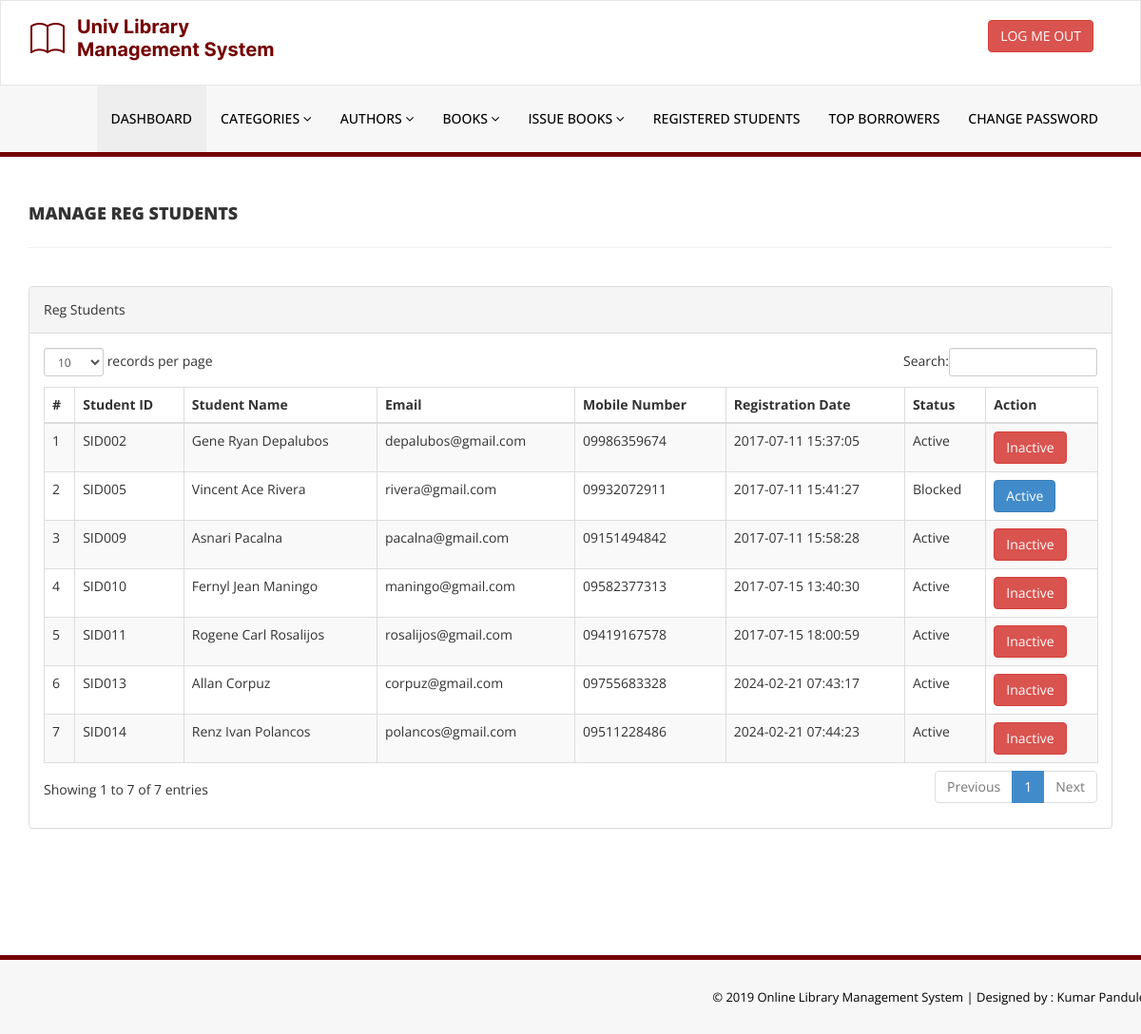
/library/admin/reg-students.php (signed in), run on an earlier commit of the app's database.
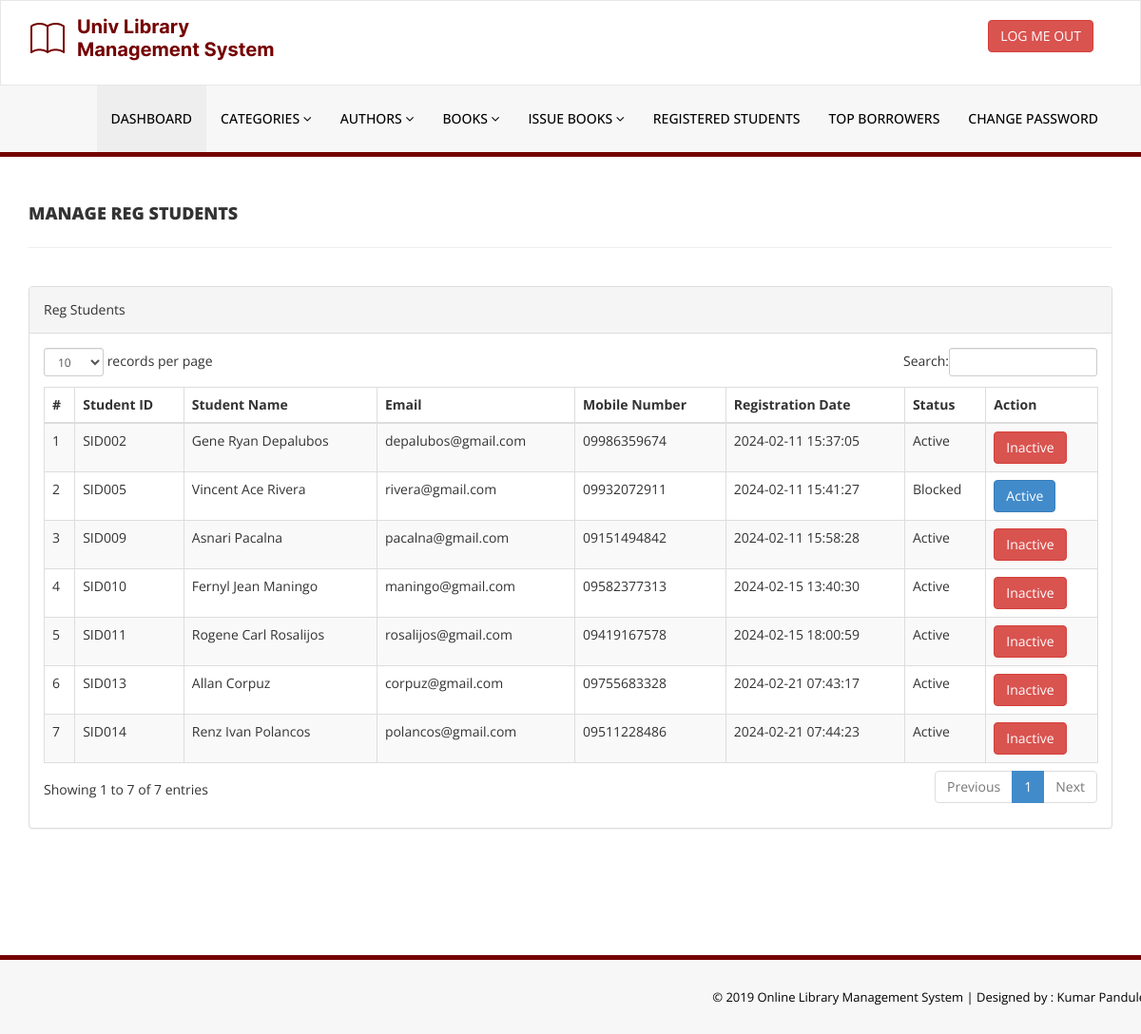
And on a later commit of the database.
### tables this page shows
CREATE TABLE `tblstudents` (
  `id` int(11) NOT NULL,
  `StudentId` varchar(100) DEFAULT NULL,
  `FullName` varchar(120) DEFAULT NULL,
  `EmailId` varchar(120) DEFAULT NULL,
  `MobileNumber` char(11) DEFAULT NULL,
  `Password` varchar(120) DEFAULT NULL,
  `Status` int(1) DEFAULT NULL,
  `RegDate` timestamp NULL DEFAULT current_timestamp(),
  `UpdationDate` timestamp NULL DEFAULT NULL ON UPDATE current_timestamp()
);

### library/admin/reg-students.php (the view, shortened to what this page needs)
<?php
include('includes/config.php');
if (strlen($_SESSION['alogin']) == 0) {
    header('location:index.php');
} else {
?>
    <!DOCTYPE html>
    <html xmlns="http://www.w3.org/1999/xhtml">
    <head>
        <link href="assets/css/bootstrap.css" rel="stylesheet" />
        <link href="assets/css/font-awesome.css" rel="stylesheet" />
        <link href="assets/js/dataTables/dataTables.bootstrap.css" rel="stylesheet" />
        <link href="assets/css/style.css" rel="stylesheet" />
    </head>
    <body>
        <?php include('includes/header.php'); ?>
        <div class="content-wrapper">
            <div class="container">
                <div class="row pad-botm">
                    <div class="col-md-12">
                        <h4 class="header-line">Manage Reg Students</h4>
                    </div>
                </div>
                <div class="row">
                    <div class="col-md-12">
                        <div class="panel panel-default">
                            <div class="panel-heading">
                                Reg Students
                            </div>
                            <div class="panel-body">
                                <div class="table-responsive">
                                    <table class="table table-striped table-bordered table-hover" id="dataTables-example">
                                        <thead>
                                            <tr>
                                                <th>#</th>
                                                <th>Student ID</th>
                                                <th>Student Name</th>
                                                <th>Email </th>
                                                <th>Mobile Number</th>
                                                <th>Registration Date</th>
                                                <th>Status</th>
                                                <th>Action</th>
                                            </tr>
                                        </thead>
                                        <tbody>
                                            <?php $sql = "SELECT * from tblstudents";
                                            $query = $dbh->prepare($sql);
                                            $query->execute();
                                            $results = $query->fetchAll(PDO::FETCH_OBJ);
                                            $cnt = 1;
                                            if ($query->rowCount() > 0) {
                                                foreach ($results as $result) {               ?>
                                                    <tr class="odd gradeX">
                                                        <td class="center"><?php echo htmlentities($cnt); ?></td>
                                                        <td class="center"><?php echo htmlentities($result->StudentId); ?></td>
                                                        <td class="center"><?php echo htmlentities($result->FullName); ?></td>
                                                        <td class="center"><?php echo htmlentities($result->EmailId); ?></td>
                                                        <td class="center"><?php echo htmlentities($result->MobileNumber); ?></td>
                                                        <td class="center"><?php echo htmlentities($result->RegDate); ?></td>
                                                        <td class="center"><?php if ($result->Status == 1) {
                                                                                echo htmlentities("Active");
                                                                            } else {
                                                                                echo htmlentities("Blocked");
                                                                            }
                                                                            ?></td>
                                                        <td class="center">
                                                            <?php if ($result->Status == 1) { ?>
                                                                <a href="reg-students.php?inid=<?php echo htmlentities($result->id); ?>" onclick="return confirm('Are you sure you want to block this student?');"" >  <button class=" btn btn-danger"> Inactive</button>
                                                                <?php } else { ?>
                                                                    <a href="reg-students.php?id=<?php echo htmlentities($result->id); ?>" onclick="return confirm('Are you sure you want to active this student?');""><button class=" btn btn-primary"> Active</button>
                                                                    <?php } ?>
                                                        </td>
                                                    </tr>
                                            <?php $cnt = $cnt + 1;
                                                }
                                            } ?>
                                        </tbody>
                                    </table>
                                </div>
                            </div>
                        </div>
                    </div>
                </div>
            </div>
        </div>
        <?php include('includes/footer.php'); ?>
    </body>
    </html>
<?php } ?>

### library/admin/includes/header.php (shortened to what this page needs)
<div class="navbar navbar-inverse set-radius-zero">
    <div class="container">
        <div class="navbar-header">
            <a class="navbar-brand">
                <img src="assets/img/logo.png" />
            </a>
        </div>
        <div class="right-div">
            <a href="logout.php" class="btn btn-danger pull-right">LOG ME OUT</a>
        </div>
    </div>
</div>
<section class="menu-section">
    <div class="container">
        <div class="row ">
            <div class="col-md-12">
                <div class="navbar-collapse collapse ">
                    <ul id="menu-top" class="nav navbar-nav navbar-right">
                        <li><a href="dashboard.php" class="menu-top-active">DASHBOARD</a></li>
                        <li>
                            <a href="#" class="dropdown-toggle" id="ddlmenuItem" data-toggle="dropdown"> Categories <i class="fa fa-angle-down"></i></a>
                        </li>
                        <li>
                            <a href="#" class="dropdown-toggle" id="ddlmenuItem" data-toggle="dropdown"> Authors <i class="fa fa-angle-down"></i></a>
                        </li>
                        <li>
                            <a href="#" class="dropdown-toggle" id="ddlmenuItem" data-toggle="dropdown"> Books <i class="fa fa-angle-down"></i></a>
                        </li>
                        <li>
                            <a href="#" class="dropdown-toggle" id="ddlmenuItem" data-toggle="dropdown"> Issue Books <i class="fa fa-angle-down"></i></a>
                        </li>
                        <li><a href="reg-students.php">Registered Students</a></li>
                        <li><a href="top-borrowers.php">Top Borrowers</a></li>
                        <li><a href="change-password.php">Change Password</a></li>
                    </ul>
                </div>
            </div>
        </div>
    </div>
</section>

### library/includes/footer.php
<section class="footer-section">
     <div class="container">
         <div class="row">
             <div class="col-md-12">
                &copy; 2019 Online Library Management System |<a href="https://github.com/kumarpandule2000" target="_blank"  > Designed by : Kumar Pandule</a>
             </div>
         </div>
     </div>
 </section>

### library/admin/assets/css/style.css (style rules this page uses)
body { font-family: 'Open Sans', sans-serif; line-height:28px; }
.set-radius-zero { border-radius:0px; -moz-border-radius:0px; -webkit-border-radius:0px; }
.content-wrapper { margin-top: 40px; min-height:800px; padding-bottom:90px; }
.header-line { font-weight:900; padding-bottom:25px; border-bottom:1px solid #eeeeee; text-transform:uppercase; }
.pad-botm { padding-bottom:30px; }
.right-div { float: right; padding: 20px; }
#menu-top a { color:#000; text-decoration:none; font-weight:500; padding: 25px 15px 25px 15px; text-transform:uppercase; }
.menu-section { background-color: #f7f7f7; border-bottom:5px solid var(--red); width:100% }
.menu-top-active { background-color:#eeeeee; }
.navbar-inverse { background-color: #FFF; border-color: rgba(155, 153, 153, 0.23); }
.navbar { min-height: 90px; margin-bottom: 0px; }
.footer-section { padding:25px 50px 25px 50px; color:#000; font-size:13px; background-color: #f7f7f7; text-align:right; border-top:5px solid var(--red); }
.footer-section a, .footer-section a:hover { color:#000; }

What changed in the data, as far as the page shows it:
changed tblstudents "SID002": RegDate "2017-07-11 15:37:05" → "2024-02-11 15:37:05"
changed tblstudents "SID005": RegDate "2017-07-11 15:41:27" → "2024-02-11 15:41:27"
changed tblstudents "SID009": RegDate "2017-07-11 15:58:28" → "2024-02-11 15:58:28"
changed tblstudents "SID010": RegDate "2017-07-15 13:40:30" → "2024-02-15 13:40:30"
changed tblstudents "SID011": RegDate "2017-07-15 18:00:59" → "2024-02-15 18:00:59"
